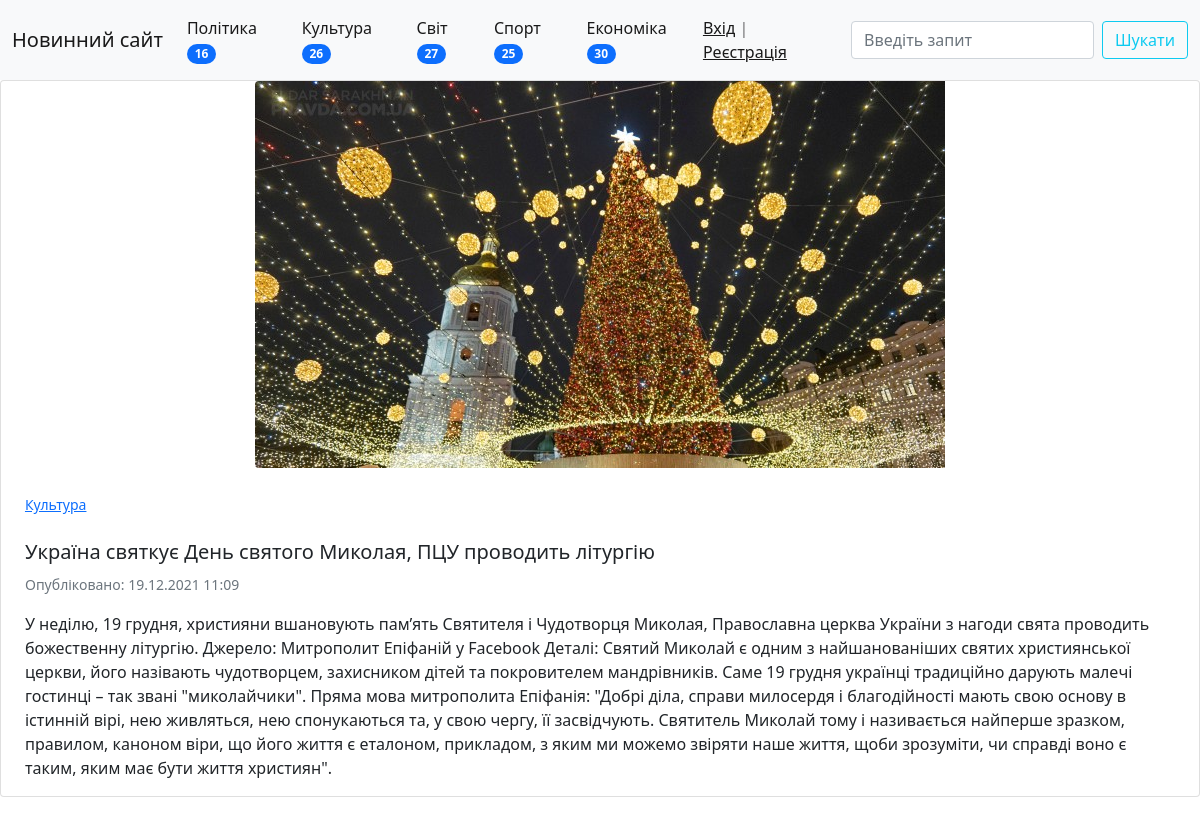
/published/5/, run on the app's committed database.
### news/models.py (models this page shows, shortened)
class Categories(models.Model):
    title = models.CharField(max_length=100, verbose_name='Категорія')
    class Meta:
        verbose_name = 'Категорія'
        verbose_name_plural = 'Категорії'
        ordering = ('id', )
    def __str__(self):
        return self.title
    def get_absolute_url(self):
        return reverse('category', kwargs={'category_id': self.pk})

class News(models.Model):
    title = models.CharField(max_length=150, verbose_name='Назва статті')
    content = models.TextField(blank=True, verbose_name='Контент статті')
    created_at = models.DateTimeField(auto_now_add=True, verbose_name='Створено')
    updated_at = models.DateTimeField(auto_now=True, verbose_name='Оновлено')
    photo = models.ImageField(verbose_name='Фото', upload_to='media/%Y/%m/%d/', max_length=150, blank=True)
    is_published = models.BooleanField(default=True, verbose_name='Опубліковано')
    category = models.ForeignKey('Categories', on_delete=models.CASCADE, verbose_name='Категорія')
    views_count = models.IntegerField(default=0, verbose_name='Кількість переглядів')
    class Meta:
        verbose_name = 'Новина'
        verbose_name_plural = 'Новини'
        ordering = ('created_at',)

### news/views.py (the view)
# urls.py: path('published/<int:pk>/', ViewNews.as_view(), name='news_info'),
class ViewNews(DetailView):
    model = News
    template_name = 'news/news_detail.html'
    context_object_name = 'news'
    def get_context_data(self, **kwargs):
        context = super().get_context_data(**kwargs)
        counter = News.objects.filter(pk=self.kwargs['pk']).update(views_count=F('views_count') + 1)
        return context

### news/templatetags/news_tags.py (called while the page is built)
@register.simple_tag(name='get_list_categories')
def get_category():
    return Categories.objects.annotate(cnt=Count('news', filter=F('news__is_published'))).filter(cnt__gt=0)

### news/templates/news/news_detail.html (shortened to what this page needs)
{% extends 'base.html' %}
{% block content %}
	<div class="card mb-3" style="max-width: 100%; margin-bottom: auto; margin-top: auto">
		{% if news.photo %}
			<div class="col" style="margin-left: auto; margin-right: auto;">
				<img src="{{ news.photo.url }}" class="img-fluid rounded-start" alt="...">
			</div>
			<br>
			<div class="col" style="margin-left: 2%; margin-right: 2%;">
				<div>
					<a href="{% url 'category' news.category_id %}">
						<p class="card-text"><small>{{ news.category }}</small></p>
					</a>
					<br>
					<h5 class="card-title">{{ news.title }}</h5>
					<p class="card-text"><small class="text-muted">Опубліковано: {{ news.created_at|date:"d.m.Y  H:i" }}</small></p>
					<p class="card-text">{{ news.content|safe|linebreaks }}</p>
				</div>
			</div>
		{% endif %}
	</div>
{% endblock %}

### templates/inc/_navbar.html (shortened to what this page needs)
{% load news_tags %}
{% get_list_categories as categories %}
<nav class="navbar navbar-expand-lg navbar-light bg-light">
    <div class="container-fluid">
        <a class="navbar-brand" href="{% url 'home' %}">Новинний сайт</a>
        <div class="collapse navbar-collapse" id="navbarScroll">
            <ul class="navbar-nav me-auto my-2 my-lg-0 navbar-nav-scroll" style="--bs-scroll-height: 100px;">
                {% for category in categories %}
                    <li class="nav-item">
                        <a class="nav-link active" aria-current="page"
                           href="{{ category.get_absolute_url }}">{{ category.title }} <span
                                class="badge bg-primary rounded-pill">{{ category.cnt }}</span></a>
                    </li>
                {% endfor %}
            </ul>
            {% block login-logout %}
                {% if request.user.is_authenticated %}
                    <span class="navbar-text" style="margin-right: 2%">
                        <div>Вітаю, {{ request.user.username }} | <a href="{% url 'logout' %}">Вихід</a></div>
                    </span>
                {% else %}
                    <span class="navbar-text" style="margin-right: 2%">
                        <a href="{% url 'login' %}">Вхід</a> | <a href="{% url 'register' %}">Реєстрація</a>
                    </span>
                {% endif %}
            {% endblock %}
            <form class="d-flex" action="{% url 'view_find_result' %}" method="get">
                <input class="form-control me-2" name="q" type="text" placeholder="Введіть запит" aria-label="Search">
                <button class="btn btn-outline-info" type="submit">Шукати</button>
            </form>
        </div>
    </div>
</nav>

### data on the page
Categories: title "Політика", cnt "16"
Categories: title "Культура", cnt "26"
Categories: title "Світ", cnt "27"
Categories: title "Спорт", cnt "25"
Categories: title "Економіка", cnt "30"
News: photo (picture), category "Культура", title "Україна святкує День святого Миколая, ПЦУ проводить літургію", created_at "19.12.2021 11:09", content "У неділю, 19 грудня, християни вшановують пам’ять Святителя і Чудотворця Миколая, Православна церква України з нагоди свята проводить божественну літургію. Джерело: Митрополит Епіфаній у Facebook Деталі: Святий Миколай є одним з найшанованіших святих християнської церкви, його назівають чудотворцем, захисником дітей та покровителем мандрівників. Саме 19 грудня українці традиційно дарують малечі гостинці – так звані \"миколайчики\". Пряма мова митрополита Епіфанія: \"Добрі діла, справи милосердя і благодійності мають свою основу в істинній вірі, нею живляться, нею спонукаються та, у свою чергу, її засвідчують. Святитель Миколай тому і називається найперше зразком, правилом, каноном віри, що…"
